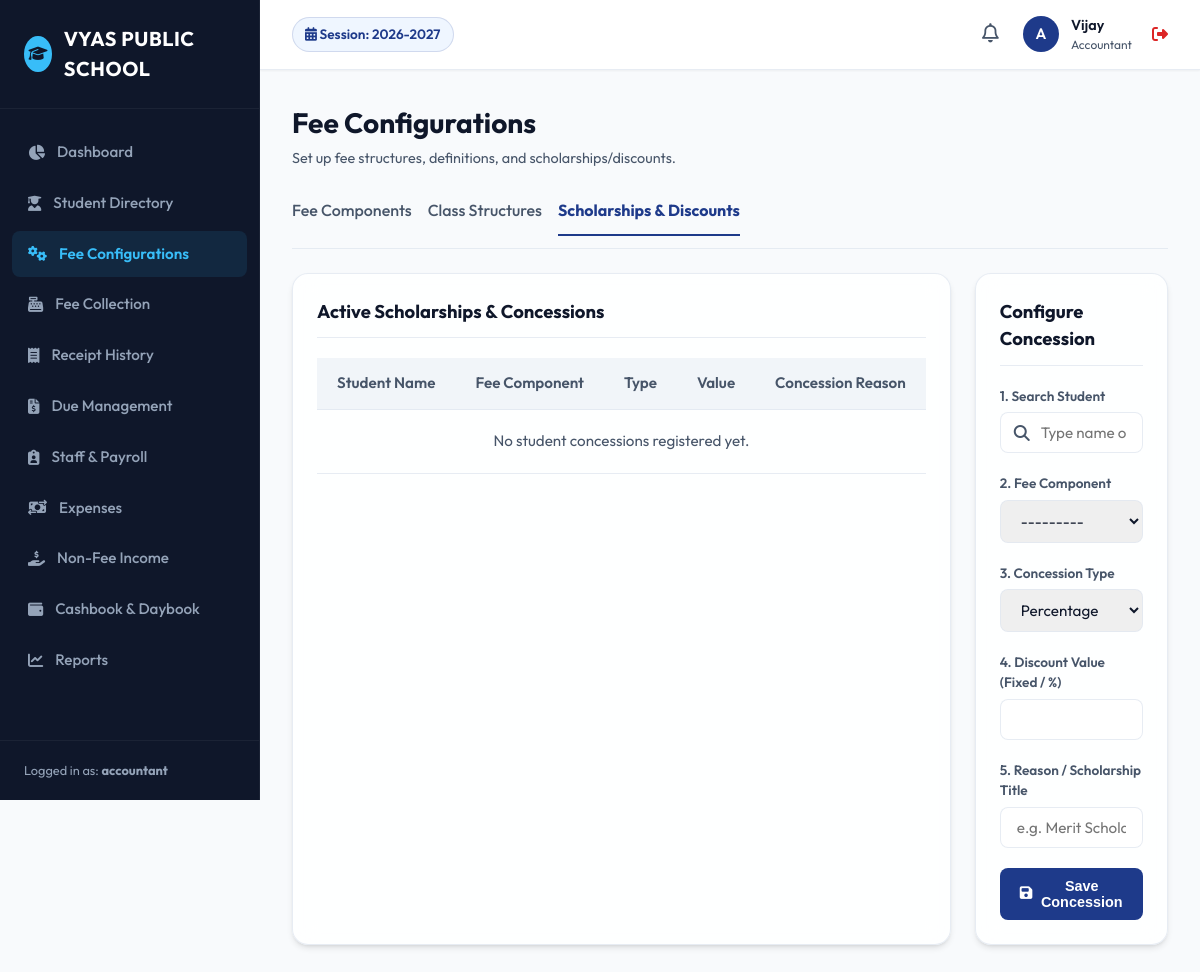
Page /fees/discounts/ (signed in) on the committed database.
### users/models.py (models this page shows, shortened)
class User(AbstractUser, SoftDeleteModel):
    SUPER_ADMIN = 'SUPER_ADMIN'
    SCHOOL_ADMIN = 'SCHOOL_ADMIN'
    ACCOUNTANT = 'ACCOUNTANT'
    PRINCIPAL = 'PRINCIPAL'
    TEACHER = 'TEACHER'
    RECEPTIONIST = 'RECEPTIONIST'
    ROLE_CHOICES = [
        (SUPER_ADMIN, 'Super Admin'),
        (SCHOOL_ADMIN, 'School Admin'),
        (ACCOUNTANT, 'Accountant'),
        (PRINCIPAL, 'Principal'),
        (TEACHER, 'Teacher'),
        (RECEPTIONIST, 'Receptionist'),
    ]
    role = models.CharField(max_length=20, choices=ROLE_CHOICES, default=SCHOOL_ADMIN)
    mobile = models.CharField(max_length=15, blank=True, null=True)
    objects = SoftDeleteUserManager()
    def is_school_admin(self):
        return self.role in [self.SUPER_ADMIN, self.SCHOOL_ADMIN]
    def is_accountant(self):
        return self.role in [self.SUPER_ADMIN, self.ACCOUNTANT]

### academics/models.py (models this page shows, shortened)
class AcademicSession(SoftDeleteModel):
    name = models.CharField(max_length=20, unique=True, help_text="e.g. 2026-2027")
    start_date = models.DateField()
    end_date = models.DateField()
    is_active = models.BooleanField(default=False)
    class Meta:
        ordering = ['-start_date']

### fees/views.py (the view)
# urls.py: path('discounts/', views.student_discount_list, name='student_discount_list'),
@login_required
@accountant_only
def student_discount_list(request):
    discounts = StudentFeeDiscount.objects.all().select_related('student', 'fee_type')
    if request.method == 'POST':
        form = StudentFeeDiscountForm(request.POST)
        if form.is_valid():
            disc = form.save()
            log_activity(request.user, "CREATE_STUDENT_DISCOUNT", {"student": disc.student.full_name, "type": disc.fee_type.name, "val": str(disc.value)})
            messages.success(request, f"Discount configured for {disc.student.full_name}.")
            return redirect('student_discount_list')
    else:
        form = StudentFeeDiscountForm()
    return render(request, 'fees/student_discount_list.html', {'discounts': discounts, 'form': form})

### fees/forms.py
class StudentFeeDiscountForm(forms.ModelForm):
    class Meta:
        model = StudentFeeDiscount
        fields = ['student', 'fee_type', 'discount_type', 'value', 'reason']
        widgets = {
            'student': forms.HiddenInput(), # Usually selected via UI autocomplete
            'fee_type': forms.Select(attrs={'class': 'form-control'}),
            'discount_type': forms.Select(attrs={'class': 'form-control'}),
            'value': forms.NumberInput(attrs={'class': 'form-control', 'step': '0.01'}),
            'reason': forms.TextInput(attrs={'class': 'form-control', 'placeholder': 'e.g. Merit Scholarship'}),
        }

### academics/context_processors.py (called while the page is built)
def academic_session_processor(request):
    try:
        active_session = AcademicSession.objects.get(is_active=True)
    except AcademicSession.DoesNotExist:
        active_session = AcademicSession.objects.order_by('-start_date').first()
    except AcademicSession.MultipleObjectsReturned:
        active_session = AcademicSession.objects.filter(is_active=True).first()
    return {
        'ACTIVE_SESSION': active_session,
        'ALL_SESSIONS': AcademicSession.objects.all()
    }

### core/models.py (called while the page is built)
    def get_queryset(self):
        return SoftDeleteQuerySet(self.model, using=self._db).filter(is_deleted=False)

### fees/models.py (called while the page is built)
    def __str__(self):
        return self.name

### users/models.py (called while the page is built)
    def get_queryset(self):
        return SoftDeleteQuerySet(self.model, using=self._db).filter(is_deleted=False)

### templates/fees/student_discount_list.html (shortened to what this page needs)
{% extends 'base.html' %}
{% block content %}
<div class="page-header">
    <div class="page-title">
        <h1>Fee Configurations</h1>
        <p>Set up fee structures, definitions, and scholarships/discounts.</p>
    </div>
</div>
<div style="display: flex; gap: 16px; margin-bottom: 24px; border-bottom: 1px solid var(--border-color); padding-bottom: 12px;">
    <a href="{% url 'fee_type_list' %}" style="font-weight: 500; color: var(--text-secondary); padding-bottom: 12px;">Fee Components</a>
    <a href="{% url 'class_fee_list' %}" style="font-weight: 500; color: var(--text-secondary); padding-bottom: 12px;">Class Structures</a>
    <a href="{% url 'student_discount_list' %}" style="font-weight: 700; color: var(--primary); border-bottom: 2px solid var(--primary); padding-bottom: 12px;">Scholarships & Discounts</a>
</div>
<div style="display: grid; grid-template-columns: 2fr 1fr; gap: 24px;">
    <div class="glass-panel">
        <div class="panel-header">
            <h2>Active Scholarships & Concessions</h2>
        </div>
        <div class="table-responsive">
            <table class="custom-table">
                <thead>
                    <tr>
                        <th>Student Name</th>
                        <th>Fee Component</th>
                        <th>Type</th>
                        <th>Value</th>
                        <th>Concession Reason</th>
                    </tr>
                </thead>
                <tbody>
                    {% for disc in discounts %}
                    <tr>
                        <td style="font-weight: 600;">{{ disc.student.full_name }}</td>
                        <td>{{ disc.fee_type.name }}</td>
                        <td><span class="badge info">{{ disc.get_discount_type_display }}</span></td>
                        <td style="font-weight: 700;">
                            {% if disc.discount_type == 'PERCENTAGE' %}{{ disc.value }}%{% else %}₹{{ disc.value|floatformat:2 }}{% endif %}
                        </td>
                        <td>{{ disc.reason|default:"-" }}</td>
                    </tr>
                    {% empty %}
                    <tr>
                        <td colspan="5" style="text-align: center; color: var(--text-secondary); padding: 20px;">No student concessions registered yet.</td>
                    </tr>
                    {% endfor %}
                </tbody>
            </table>
        </div>
    </div>
    <div>
        <div class="glass-panel">
            <div class="panel-header">
                <h2>Configure Concession</h2>
            </div>
            <div class="form-group" style="position: relative;">
                <label>1. Search Student</label>
                <div style="position: relative;">
                    <i class="fa-solid fa-search" style="position: absolute; left: 14px; top: 50%; transform: translateY(-50%); color: var(--text-secondary);"></i>
                    <input type="text" id="studentSearchInput" class="form-control" style="padding-left: 40px;" placeholder="Type name or Adm No..." autocomplete="off">
                </div>
            </div>
            <form method="POST">
                <div class="form-group">
                    <label for="{{ form.fee_type.id_for_label }}">2. Fee Component</label>
                    {{ form.fee_type }}
                </div>
                <div class="form-group">
                    <label for="{{ form.discount_type.id_for_label }}">3. Concession Type</label>
                    {{ form.discount_type }}
                </div>
                <div class="form-group">
                    <label for="{{ form.value.id_for_label }}">4. Discount Value (Fixed / %)</label>
                    {{ form.value }}
                </div>
                <div class="form-group">
                    <label for="{{ form.reason.id_for_label }}">5. Reason / Scholarship Title</label>
                    {{ form.reason }}
                </div>
                <button type="submit" class="btn btn-primary" style="width: 100%; justify-content: center;" id="saveDiscountBtn" disabled>
                    <i class="fa-solid fa-save"></i> Save Concession
                </button>
            </form>
        </div>
    </div>
</div>
{% endblock %}

### templates/base.html (shortened to what this page needs)
{% load static %}
<!DOCTYPE html>
<html lang="en">
<head>
    <link rel="stylesheet" href="https://cdnjs.cloudflare.com/ajax/libs/font-awesome/6.4.0/css/all.min.css">
    <link rel="stylesheet" href="{% static 'css/styles.css' %}">
</head>
<body>
    <div class="app-container">
        <aside class="sidebar">
            <div class="sidebar-header">
                <div class="user-avatar" style="background-color: var(--sidebar-active); color: var(--sidebar-bg);">
                    <i class="fa-solid fa-graduation-cap"></i>
                </div>
                <div class="sidebar-logo">VYAS PUBLIC SCHOOL</div>
            </div>
            <ul class="sidebar-menu">
                <li class="menu-item {% if request.resolver_match.url_name == 'dashboard' %}active{% endif %}">
                    <a href="{% url 'dashboard' %}">
                        <i class="fa-solid fa-chart-pie"></i>
                        <span>Dashboard</span>
                    </a>
                </li>
                <li class="menu-item {% if 'students' in request.path %}active{% endif %}">
                    <a href="{% url 'student_list' %}">
                        <i class="fa-solid fa-user-graduate"></i>
                        <span>Student Directory</span>
                    </a>
                </li>
                {% if request.user.is_accountant or request.user.is_school_admin %}
                <li class="menu-item {% if 'fees' in request.path and 'collect' not in request.path and 'receipts' not in request.path and 'dues' not in request.path %}active{% endif %}">
                    <a href="{% url 'fee_type_list' %}">
                        <i class="fa-solid fa-gears"></i>
                        <span>Fee Configurations</span>
                    </a>
                </li>
                <li class="menu-item {% if 'fees/collect' in request.path %}active{% endif %}">
                    <a href="{% url 'fee_collection_dashboard' %}">
                        <i class="fa-solid fa-cash-register"></i>
                        <span>Fee Collection</span>
                    </a>
                </li>
                <li class="menu-item {% if 'fees/receipts' in request.path %}active{% endif %}">
                    <a href="{% url 'receipt_history' %}">
                        <i class="fa-solid fa-receipt"></i>
                        <span>Receipt History</span>
                    </a>
                </li>
                <li class="menu-item {% if 'fees/dues' in request.path %}active{% endif %}">
                    <a href="{% url 'due_report' %}">
                        <i class="fa-solid fa-file-invoice-dollar"></i>
                        <span>Due Management</span>
                    </a>
                </li>
                {% endif %}
                {% if request.user.role == 'SUPER_ADMIN' or request.user.role == 'SCHOOL_ADMIN' or request.user.role == 'PRINCIPAL' or request.user.is_accountant %}
                <li class="menu-item {% if 'staff' in request.path or 'salar' in request.path %}active{% endif %}">
                    <a href="{% url 'staff_list' %}">
                        <i class="fa-solid fa-clipboard-user"></i>
                        <span>Staff & Payroll</span>
                    </a>
                </li>
                {% endif %}
                {% if request.user.is_accountant or request.user.is_school_admin %}
                <li class="menu-item {% if 'finance/expense' in request.path %}active{% endif %}">
                    <a href="{% url 'expense_list' %}">
                        <i class="fa-solid fa-money-bill-transfer"></i>
                        <span>Expenses</span>
                    </a>
                </li>
                <li class="menu-item {% if 'finance/income' in request.path %}active{% endif %}">
                    <a href="{% url 'income_list' %}">
                        <i class="fa-solid fa-hand-holding-dollar"></i>
                        <span>Non-Fee Income</span>
                    </a>
                </li>
                <li class="menu-item {% if 'daybook' in request.path or 'cashbook' in request.path %}active{% endif %}">
                    <a href="{% url 'daybook' %}">
                        <i class="fa-solid fa-wallet"></i>
                        <span>Cashbook & Daybook</span>
                    </a>
                </li>
                {% endif %}
                <li class="menu-item {% if 'reports' in request.path %}active{% endif %}">
                    <a href="{% url 'reports_dashboard' %}">
                        <i class="fa-solid fa-chart-line"></i>
                        <span>Reports</span>
                    </a>
                </li>
            </ul>
            <div class="sidebar-footer">
                Logged in as: <strong>{{ request.user.username }}</strong>
            </div>
        </aside>
        <main class="main-wrapper">
            <header class="main-header">
                <div class="header-left">
                    <div class="session-indicator">
                        <i class="fa-solid fa-calendar-days"></i>
                        Session: {{ ACTIVE_SESSION.name|default:"None Configured" }}
                    </div>
                </div>
                <div class="header-right">
                    <div class="notification-bell">
                        <i class="fa-regular fa-bell" style="font-size: 1.2rem; cursor: pointer; color: var(--text-secondary);"></i>
                    </div>
                    <div class="user-profile" onclick="location.href='{% url 'logout' %}'" title="Click to Logout">
                        <div class="user-avatar">
                            {{ request.user.username|slice:":1"|upper }}
                        </div>
                        <div class="user-info">
                            <div class="user-name">{{ request.user.first_name|default:request.user.username }}</div>
                            <div class="user-role">{{ request.user.get_role_display }}</div>
                        </div>
                        <i class="fa-solid fa-right-from-bracket" style="color: var(--danger); margin-left: 8px;"></i>
                    </div>
                </div>
            </header>
            <div class="content-body">
                {% block content %}{% endblock %}
            </div>
        </main>
    </div>
</body>
</html>

### rows in the picture
User: user.username "accountant", user.username "A", user.first_name "Vijay", user.role "Accountant"
AcademicSession: name "2026-2027"
